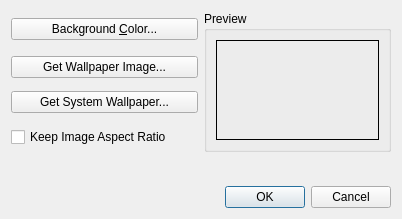
<?xml version="1.0" encoding="UTF-8"?>
<ui version="4.0">
 <class>DesktopBackgroundDialog</class>
 <widget class="QDialog" name="DesktopBackgroundDialog">
  <property name="geometry">
   <rect>
    <x>0</x>
    <y>0</y>
    <width>402</width>
    <height>219</height>
   </rect>
  </property>
  <property name="windowTitle">
   <string>Desktop Background Settings</string>
  </property>
  <layout class="QGridLayout" name="gridLayout">
   <item row="0" column="0">
    <widget class="QPushButton" name="colorButton">
     <property name="text">
      <string>Background &amp;Color...</string>
     </property>
    </widget>
   </item>
   <item row="0" column="1" rowspan="4">
    <widget class="QGroupBox" name="groupBox_2">
     <property name="title">
      <string>Preview</string>
     </property>
     <layout class="QGridLayout" name="gridLayout_2">
      <item row="0" column="0">
       <widget class="QLabel" name="previewLabel">
        <property name="minimumSize">
         <size>
          <width>160</width>
          <height>100</height>
         </size>
        </property>
        <property name="frameShape">
         <enum>QFrame::Box</enum>
        </property>
        <property name="scaledContents">
         <bool>false</bool>
        </property>
        <property name="alignment">
         <set>Qt::AlignCenter</set>
        </property>
       </widget>
      </item>
     </layout>
    </widget>
   </item>
   <item row="1" column="0">
    <widget class="QPushButton" name="wallpaperButton">
     <property name="text">
      <string>Get Wallpaper Image...</string>
     </property>
    </widget>
   </item>
   <item row="2" column="0">
    <widget class="QPushButton" name="systemButton">
     <property name="text">
      <string>Get System Wallpaper...</string>
     </property>
    </widget>
   </item>
   <item row="3" column="0">
    <widget class="QCheckBox" name="keepAspectCheckBox">
     <property name="text">
      <string>Keep Image Aspect Ratio</string>
     </property>
    </widget>
   </item>
   <item row="4" column="1">
    <spacer name="verticalSpacer">
     <property name="orientation">
      <enum>Qt::Vertical</enum>
     </property>
     <property name="sizeHint" stdset="0">
      <size>
       <width>186</width>
       <height>13</height>
      </size>
     </property>
    </spacer>
   </item>
   <item row="5" column="0" colspan="2">
    <widget class="QDialogButtonBox" name="buttonBox">
     <property name="orientation">
      <enum>Qt::Horizontal</enum>
     </property>
     <property name="standardButtons">
      <set>QDialogButtonBox::Cancel|QDialogButtonBox::Ok</set>
     </property>
    </widget>
   </item>
  </layout>
 </widget>
 <resources/>
 <connections>
  <connection>
   <sender>buttonBox</sender>
   <signal>accepted()</signal>
   <receiver>DesktopBackgroundDialog</receiver>
   <slot>accept()</slot>
   <hints>
    <hint type="sourcelabel">
     <x>248</x>
     <y>254</y>
    </hint>
    <hint type="destinationlabel">
     <x>157</x>
     <y>274</y>
    </hint>
   </hints>
  </connection>
  <connection>
   <sender>buttonBox</sender>
   <signal>rejected()</signal>
   <receiver>DesktopBackgroundDialog</receiver>
   <slot>reject()</slot>
   <hints>
    <hint type="sourcelabel">
     <x>316</x>
     <y>260</y>
    </hint>
    <hint type="destinationlabel">
     <x>286</x>
     <y>274</y>
    </hint>
   </hints>
  </connection>
 </connections>
</ui>
